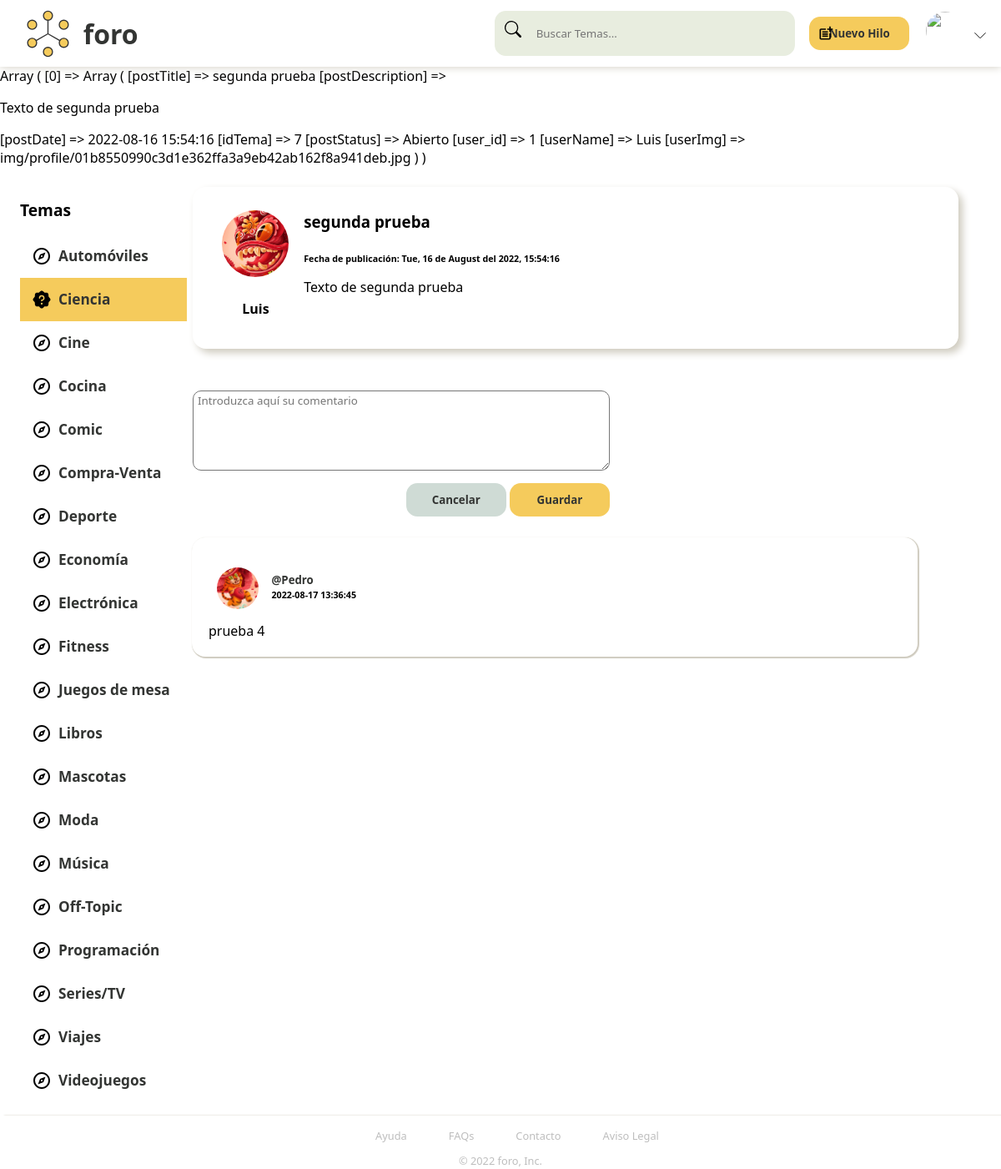
Screenshot of /hilo.php?id=14 (signed in) with the database file from the repository.
### tables this page shows
CREATE TABLE IF NOT EXISTS `temas` (
  `tema_id` int(11) NOT NULL AUTO_INCREMENT,
  `tema_nombre` varchar(255) NOT NULL,
  `tema_desc` varchar(500) NOT NULL,
  `tema_img` mediumtext NOT NULL,
  PRIMARY KEY (`tema_id`) USING BTREE
);

CREATE TABLE IF NOT EXISTS `publicaciones` (
  `publi_id` int(11) NOT NULL AUTO_INCREMENT,
  `publi_titulo` varchar(255) NOT NULL,
  `publi_descri` mediumtext DEFAULT NULL,
  `publi_date` datetime NOT NULL,
  `publi_tema` int(11) NOT NULL,
  `publi_user` int(11) NOT NULL,
  `publi_est` enum('Abierto','Cerrado') NOT NULL DEFAULT 'Abierto',
  PRIMARY KEY (`publi_id`) USING BTREE,
  KEY `publi_tema` (`publi_tema`),
  KEY `publi_user` (`publi_user`),
  CONSTRAINT `FK_publicaciones_temas` FOREIGN KEY (`publi_tema`) REFERENCES `temas` (`tema_id`) ON UPDATE CASCADE,
  CONSTRAINT `FK_publicaciones_usuarios` FOREIGN KEY (`publi_user`) REFERENCES `usuarios` (`user_id`) ON UPDATE CASCADE
);

CREATE TABLE IF NOT EXISTS `usuarios` (
  `user_id` int(11) NOT NULL AUTO_INCREMENT,
  `user_nombre` varchar(50) NOT NULL,
  `user_correo` varchar(50) NOT NULL,
  `user_cont` varchar(50) NOT NULL,
  `user_img` mediumtext DEFAULT 'img/profile/Portrait_Placeholder.png',
  `user_time` datetime NOT NULL DEFAULT current_timestamp(),
  PRIMARY KEY (`user_id`) USING BTREE
);

CREATE TABLE IF NOT EXISTS `comentarios` (
  `com_id` int(11) NOT NULL AUTO_INCREMENT,
  `com_coment` mediumtext NOT NULL,
  `com_date` datetime NOT NULL DEFAULT current_timestamp(),
  `com_user` int(11) NOT NULL,
  `com_publi` int(11) DEFAULT NULL,
  PRIMARY KEY (`com_id`),
  KEY `com_user` (`com_user`),
  KEY `FK_comentario_publicacion` (`com_publi`),
  CONSTRAINT `FK_comentario_publicacion` FOREIGN KEY (`com_publi`) REFERENCES `publicaciones` (`publi_id`) ON UPDATE CASCADE,
  CONSTRAINT `FK_comentarios_usuarios` FOREIGN KEY (`com_user`) REFERENCES `usuarios` (`user_id`) ON UPDATE CASCADE
);

### hilo.php (the view, shortened to what this page needs)
<?php
$idHilo = $_GET["id"];
include 'components/header.php';
$threadArray = [];
$threadQuery = "SELECT publicaciones.publi_titulo AS postTitle, publicaciones.publi_descri AS postDescription, publicaciones.publi_date AS postDate, publicaciones.publi_tema AS idTema, publicaciones.publi_est AS postStatus, usuarios.user_id AS user_id, usuarios.user_nombre AS userName, usuarios.user_img AS userImg
FROM publicaciones
JOIN usuarios ON usuarios.user_id = publicaciones.publi_user
WHERE publi_id = $idHilo";
try {
    $threadResult = $mysqli->query($threadQuery);
    while ($row = $threadResult->fetch_assoc()) {
        $threadArray[] = $row;
    }
} catch (\Exception $e) {
    die($e->getMessage());
}
print_r($threadArray);
$commentQuery = "SELECT comentarios.com_id, comentarios.com_coment, comentarios.com_date, usuarios.user_nombre, usuarios.user_img, comentarios.com_publi
FROM comentarios
JOIN usuarios
ON comentarios.com_user = usuarios.user_id
WHERE com_publi = $idHilo";
$commentResult = $mysqli->query($commentQuery);
$commentArray = [];
while ($row = $commentResult->fetch_assoc()) {
    $commentArray[] = $row;
}
?>
<div class="paginaEntera">
    <div class="temasLista">
        <h4>Temas</h4>
        <ul>
            <?php
            for ($i = 0; $i < count($categoryArray); $i++) {
                echo '<a href="categoria.php?id=' . $categoryArray[$i]["tema_id"] . '"' . ($categoryArray[$i]["tema_id"] == $threadArray[0]["idTema"] ? 'class="selected"' : '') . '>
                <li><img src="./img/icons/' . ($categoryArray[$i]['tema_id'] == $threadArray[0]["idTema"] ? 'wavyquestion.svg"' : 'compass.svg"') . 'class="listIcon">' . $categoryArray[$i]["tema_nombre"] . '</li></a>';
            } ?>
        </ul>
    </div>
    <div class="listaHilos">
        <div class="hilo">
            <div class="hiloFoto">
                <img src=<?php echo $threadArray[0]["userImg"]; ?> alt="">
                <h5><?php echo $threadArray[0]["userName"]; ?></h5>
            </div>
            <div class="hiloTexto">
                <h3 class="hiloTitulo"><?php echo $threadArray[0]["postTitle"]; ?></h3>
                <h6 class="hiloTime">Fecha de publicación: <?php $dateHilo = strtotime($threadArray[0]["postDate"]);
                                                            echo strftime("%a, %d de %B del %Y, %H:%M:%S", $dateHilo); ?></h6>
                <div class="hiloDesc">
                    <?php echo $threadArray[0]["postDescription"]; ?>
                </div>
            </div>
        </div>
        <div class="comentario" <?php echo ($threadArray[0]["postStatus"] == "Cerrado" ? "style='display: none'" : "style='display: flex'"); ?>>
            <form method="post" enctype="multipart/form-data">
                <textarea name="comment" id="comment" placeholder="Introduzca aquí su comentario" rows=5 cols=40></textarea>
                <div id="postButtons">
                    <button type="reset" class="button cancel" id="cancelPost" onclick="closeModal()">Cancelar</button>
                    <button type="submit" class="button">Guardar</button>
                </div>
            </form>
        </div>
        <div class="respuestas" <?php echo (empty($commentArray) ? 'style="display:none"' : 'style='); ?>>
            <?php for ($i = 0; $i < count($commentArray); $i++) {
                print('<div class="reply">
                <div class="replyFoto">
                    <img src="' . $commentArray[$i]['user_img'] . '" alt="">
                    <div class="userData">
                    <a href=""><h5>@' . $commentArray[$i]['user_nombre'] . '</h5></a>
                    <h6 class="replyTime">' . $commentArray[$i]['com_date'] . '</h6>
                    </div>
                </div>
                <div class="replyTexto">
                    ' . $commentArray[$i]['com_coment'] . '
                </div>
            </div>');
            } ?>
        </div>
    </div>
</div>
<?php include 'components/footer.php'; ?>

### css/header.css (style rules this page uses)
:root { --text: #333533; --contrast-text: #808080; --light-background: #cfdbd5; --input-background: #E8EDDF; --btn: #F5CB5C; --btn-hover: #F9E19F; --error: #EF626C; --light-error: #F49096; --status: #034732; }
* { font-family: system-ui, -apple-system, BlinkMacSystemFont, 'Segoe UI', Roboto, Oxygen, Ubuntu, Cantarell, 'Open Sans', 'Helvetica Neue', sans-serif; box-sizing: border-box; }
body { padding: 0; margin: 0; width: 100%; min-height: 100vh; }
.button { background-color: var(--btn); width: 10vw; height: 3em; border: none; border-radius: 1em; font-weight: 600; color: var(--text); cursor: pointer; }
.cancel { background-color: var(--light-background); }
#postButtons { margin: 2% auto; }

### css/hilo.css (style rules this page uses)
.temasLista { font-weight: lighter; margin-top: 1%; margin-right: 2%; margin-left: 2%; width: 11%; }
a { color:var(--text); text-decoration: none; }
.temasLista ul { display: flex; list-style: none; flex-direction: column; align-items: flex-start; padding: 0; }
h4 { font-size: 1.2em; margin-bottom: 0; }
.temasLista a { display: flex; width: 200px; justify-content: flex-start; background-color: white; color: var(--text); font-size: 0.9rem; text-decoration: none; border: none; -webkit-transition-duration: 0.4s; transition-duration: 0.4s; }
.listIcon { width: 40px; padding: 8px; }
.temasLista li { font-weight: 600; padding: 6px; font-size: larger; display: inline-flex; flex-direction: row; align-items: center; }
.paginaEntera { display: flex; flex-direction: row; }
.listaHilos { margin-top: 2%; margin-bottom: 2%; width: 85%; }
.hilo { display: flex; flex-direction: row; padding-block: 1%; box-shadow: 5px 5px 10px #cfcbbf; padding-right: 3%; border-radius: 1em; width: 90%; margin-left: 5%; margin-bottom: 2%; }
.hiloFoto { display: flex; flex-direction: column; justify-content: flex-start; margin-left: 4%; margin-top: 2%; align-items: center; }
.hiloFoto img { border-radius: 50%; width: 80px; height: 80px; }
.hiloFoto h5 { font-size: 1rem; }
.hiloTexto { margin-left: 2%; }
.hiloTexto h3 { margin-bottom:0; }
.hiloTexto h6 { margin-bottom:0; }
.hiloTexto p { text-align: justify; font-weight: lighter; }
.comentario { display: flex; margin-left: 5%; padding-top: 30px; }
.comentario textarea { font-weight: lighter; width: 500px; border-radius: 10px; padding-left: 5px; padding-top: 2px; }
.reply { display: flex; flex-direction: column; margin-left: 50px; margin-right: 100px; padding: 20px; box-shadow: 1px 1px 1px 1px #cfcbbf; padding-right: 40px; margin-top: 15px; margin-bottom: 15px; border-radius: 1em; }
.replyFoto { display: flex; flex-direction: row; justify-content: flex-start; align-items: center; padding-right: 30px; padding-left: 10px; }
.replyTexto { text-align: justify; font-weight: lighter; }
#postButtons { margin-block: 2%; text-align: right; }
.reply a { cursor: auto; text-decoration: none; color: var(--text); }
.reply h5 { margin-bottom: 0; }
.reply h6 { margin-top: 2px; }
.replyFoto img { width: 50px; height: 50px; border-radius: 50%; }
.userData { margin-left: 2%; }
.selected { background-color: var(--btn) !important; }

### rows the page displays
temas: tema_nombre "Automóviles"
temas: tema_nombre "Ciencia"
temas: tema_nombre "Cine"
temas: tema_nombre "Cocina"
temas: tema_nombre "Comic"
temas: tema_nombre "Compra-Venta"
temas: tema_nombre "Deporte"
temas: tema_nombre "Economía"
temas: tema_nombre "Electrónica"
temas: tema_nombre "Fitness"
temas: tema_nombre "Juegos de mesa"
temas: tema_nombre "Libros"
temas: tema_nombre "Mascotas"
temas: tema_nombre "Moda"
temas: tema_nombre "Música"
temas: tema_nombre "Off-Topic"
temas: tema_nombre "Programación"
temas: tema_nombre "Series/TV"
temas: tema_nombre "Viajes"
temas: tema_nombre "Videojuegos"
publicaciones: publi_user.user_img (picture), publi_user.user_nombre "Luis", publi_titulo "segunda prueba", publi_date "Tue, 16 de August del 2022, 15:54:16", publi_descri "Texto de segunda prueba"
comentarios: com_user.user_img (picture), com_user.user_nombre "Pedro", com_date "2022-08-17 13:36:45", com_coment "prueba 4"
